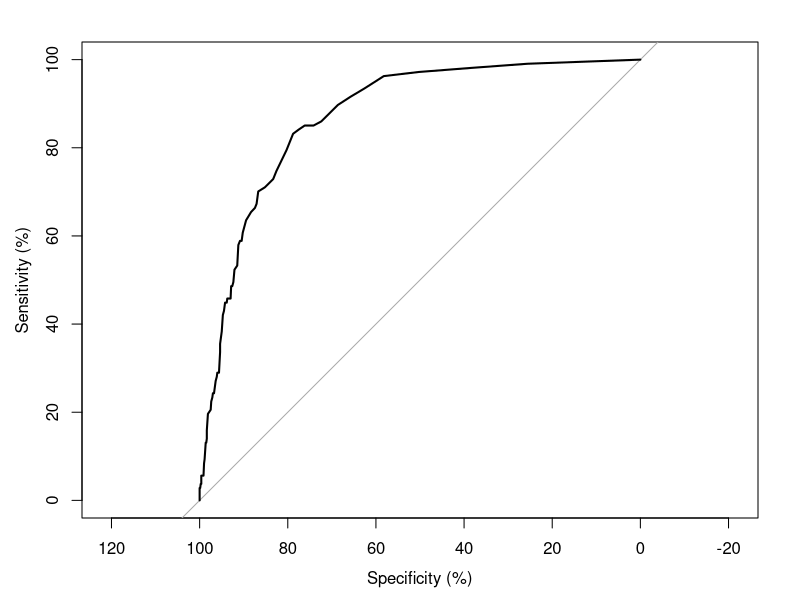
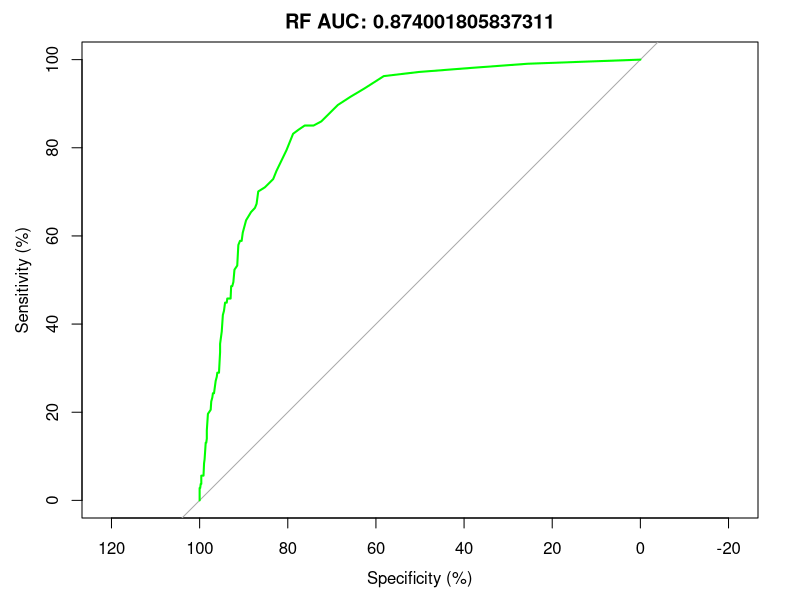
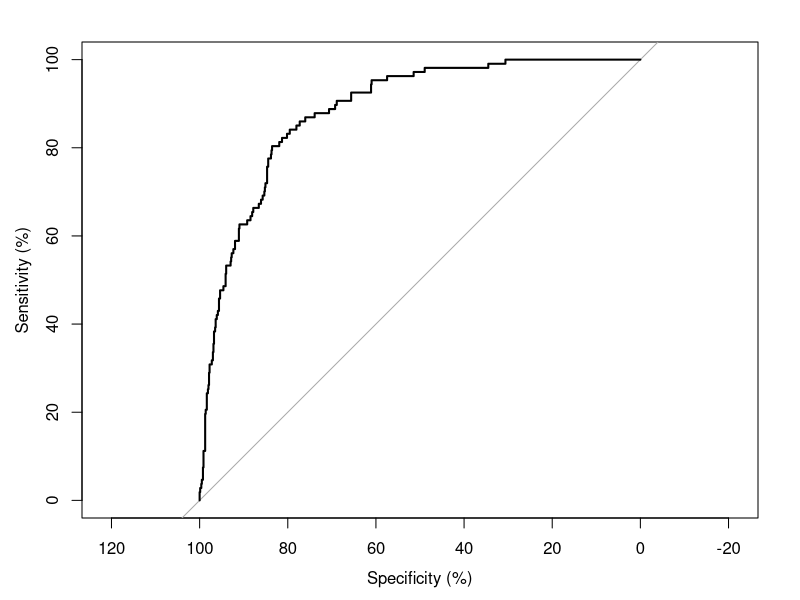
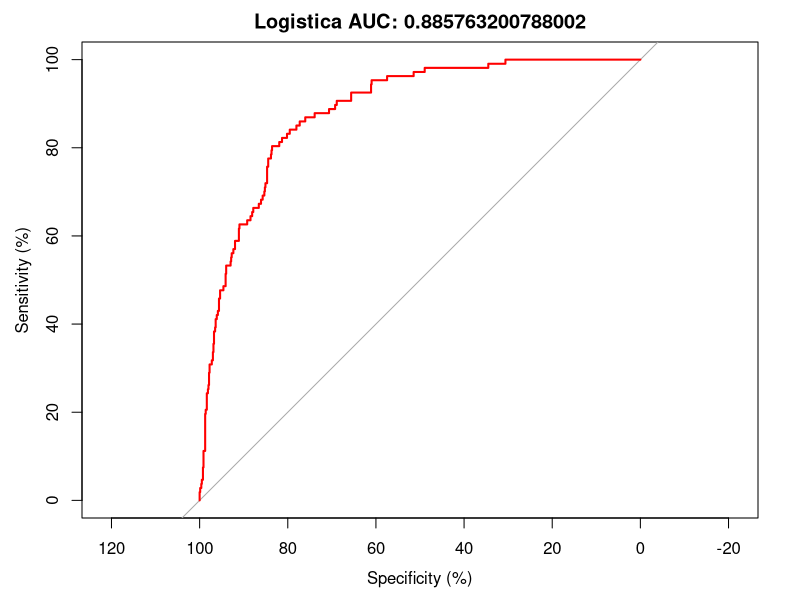

These figures' R source, in order:
library(randomForest)
library(data.table)
library(pROC)

# https://www.kaggle.com/trongnghia96/bank-analysis
# age (numeric)
# job : type of job (categorical: "admin.", "unknown", "unemployed", "management", "housemaid", "entrepreneur", "student", "blue-collar", "self-employed", "retired", "technician", "services")
# marital : marital status (categorical: "married", "divorced", "single"; note: "divorced" means divorced or widowed)
# education (categorical: "unknown", "secondary", "primary", "tertiary")
# default: has credit in default? (binary: "yes", "no")
# balance: average yearly balance, in euros (numeric)
# housing: has housing loan? (binary: "yes", "no")
# loan: has personal loan? (binary: "yes", "no")
#
# contact: contact communication type (categorical: "unknown", "telephone", "cellular")
# day: last contact day of the month (numeric)
# month: last contact month of year (categorical: "jan", "feb", "mar", ..., "nov", "dec")
# duration: last contact duration, in seconds (numeric)
# campaign: number of contacts performed during this campaign and for this client (numeric, includes last contact)
# pdays: number of days that passed by after the client was last contacted from a previous campaign (numeric, -1 means client was not previously contacted)
# previous: number of contacts performed before this campaign and for this client (numeric)
# poutcome: outcome of the previous marketing campaign (categorical: "unknown","other","failure","success")
# y - has the client subscribed a term deposit? (binary: "yes","no")
 
#### Carga de datos ####

datosdefault <- read.csv("./data/bancos_clean.csv")


# Convertimos la variable de respuesta en categorica
datosdefault$y <- as.factor(datosdefault$y)
str(datosdefault)
# Eliminamos las columnas X y poutcome
drops <- c("X","poutcome")
datosdefault <- datosdefault[ , !(names(datosdefault) %in% drops)]

# Fijamos el valor de la semilla random para que la division train/test sea reproducible
set.seed(10)

# Elegimos al azar el 20% de los numeros de fila para crear el testing set
test.ids <- sample(1:nrow(datosdefault), nrow(datosdefault)*0.2)

# Training set
datosmodelo.train <- datosdefault[-test.ids,] #80% de los datos
# Testing set
datosmodelo.test <- datosdefault[test.ids,]   #20% de los datos

#### Entrenamos un modelo randomforest ####

modeloRF <- randomForest(x = datosmodelo.train[, !(names(datosmodelo.train) %in% c("y"))], 
                           y = datosmodelo.train$y, 
                           method = "class",
                           ntree = 100, do.trace = F)

#### Predecimos sobre test ####

pred.rf <- predict(modeloRF, datosmodelo.test, type = "prob")

myrocRF <- roc(response = datosmodelo.test$y, predictor = as.numeric(pred.rf[,2]), 
             percent = T, plot = T, ci = T, smooth = F)
plot(myrocRF, col= "green", main = paste0("RF AUC: ", myrocRF$auc/100))

# Ahora hacemos lo mismo pero con regresi?n log?stica

modeloLogistica <- glm(y ~.,family=binomial(link='logit'),data=datosmodelo.train)

pred.Logistica <- predict(modeloLogistica,
                          newdata=datosmodelo.test,type='response')
fitted.results <- ifelse(pred.Logistica > 0.5,1,0)

myrocLogistica <- roc(response = datosmodelo.test$y, predictor = as.numeric(pred.Logistica), 
             percent = T, plot = T, ci = T, smooth = F)
summary(modeloLogistica)
plot(myrocLogistica, col = "red", main = paste0("Logistica AUC: ", myrocLogistica$auc/100))

# Interpretabilidad. Peso de las variables, seg?n test ANOVA
anova(modeloLogistica, test="Chisq")